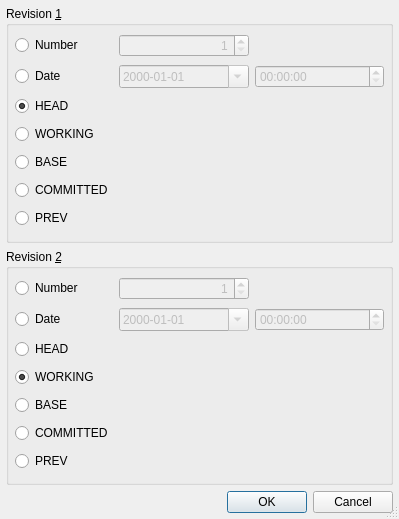
<?xml version="1.0" encoding="UTF-8"?>
<ui version="4.0">
 <class>SvnRevisionSelectionDialog</class>
 <widget class="QDialog" name="SvnRevisionSelectionDialog">
  <property name="geometry">
   <rect>
    <x>0</x>
    <y>0</y>
    <width>399</width>
    <height>519</height>
   </rect>
  </property>
  <property name="windowTitle">
   <string>Subversion Diff</string>
  </property>
  <property name="sizeGripEnabled">
   <bool>true</bool>
  </property>
  <layout class="QVBoxLayout">
   <item>
    <widget class="QGroupBox" name="rev1GroupBox">
     <property name="title">
      <string>Revision &amp;1</string>
     </property>
     <layout class="QGridLayout">
      <item row="6" column="0">
       <widget class="QRadioButton" name="prev1Button">
        <property name="toolTip">
         <string>Select revision before last commit</string>
        </property>
        <property name="text">
         <string>PREV</string>
        </property>
       </widget>
      </item>
      <item row="5" column="0">
       <widget class="QRadioButton" name="committed1Button">
        <property name="toolTip">
         <string>Select last committed revision</string>
        </property>
        <property name="text">
         <string>COMMITTED</string>
        </property>
       </widget>
      </item>
      <item row="4" column="0">
       <widget class="QRadioButton" name="base1Button">
        <property name="toolTip">
         <string>Select base revision</string>
        </property>
        <property name="text">
         <string>BASE</string>
        </property>
       </widget>
      </item>
      <item row="2" column="0">
       <widget class="QRadioButton" name="head1Button">
        <property name="toolTip">
         <string>Select head revision of repository</string>
        </property>
        <property name="text">
         <string>HEAD</string>
        </property>
        <property name="checked">
         <bool>true</bool>
        </property>
       </widget>
      </item>
      <item row="3" column="0">
       <widget class="QRadioButton" name="working1Button">
        <property name="toolTip">
         <string>Select working revision</string>
        </property>
        <property name="text">
         <string>WORKING</string>
        </property>
        <property name="checked">
         <bool>false</bool>
        </property>
       </widget>
      </item>
      <item row="0" column="1">
       <widget class="QSpinBox" name="number1SpinBox">
        <property name="enabled">
         <bool>false</bool>
        </property>
        <property name="sizePolicy">
         <sizepolicy hsizetype="Expanding" vsizetype="Fixed">
          <horstretch>0</horstretch>
          <verstretch>0</verstretch>
         </sizepolicy>
        </property>
        <property name="toolTip">
         <string>Enter a revision number</string>
        </property>
        <property name="alignment">
         <set>Qt::AlignRight</set>
        </property>
        <property name="minimum">
         <number>1</number>
        </property>
        <property name="maximum">
         <number>999999999</number>
        </property>
       </widget>
      </item>
      <item row="1" column="2">
       <widget class="QTimeEdit" name="time1Edit">
        <property name="enabled">
         <bool>false</bool>
        </property>
        <property name="toolTip">
         <string>Enter time of revision</string>
        </property>
       </widget>
      </item>
      <item row="1" column="1">
       <widget class="QDateEdit" name="date1Edit">
        <property name="enabled">
         <bool>false</bool>
        </property>
        <property name="toolTip">
         <string>Enter date of revision</string>
        </property>
        <property name="displayFormat">
         <string>yyyy-MM-dd</string>
        </property>
        <property name="calendarPopup">
         <bool>true</bool>
        </property>
       </widget>
      </item>
      <item row="0" column="2">
       <spacer>
        <property name="orientation">
         <enum>Qt::Horizontal</enum>
        </property>
        <property name="sizeHint" stdset="0">
         <size>
          <width>40</width>
          <height>20</height>
         </size>
        </property>
       </spacer>
      </item>
      <item row="0" column="0">
       <widget class="QRadioButton" name="number1Button">
        <property name="toolTip">
         <string>Select to specify a revision by number</string>
        </property>
        <property name="text">
         <string>Number</string>
        </property>
       </widget>
      </item>
      <item row="1" column="0">
       <widget class="QRadioButton" name="date1Button">
        <property name="toolTip">
         <string>Select to specify a revision by date and time</string>
        </property>
        <property name="text">
         <string>Date</string>
        </property>
       </widget>
      </item>
     </layout>
    </widget>
   </item>
   <item>
    <widget class="QGroupBox" name="rev2GroupBox">
     <property name="title">
      <string>Revision &amp;2</string>
     </property>
     <layout class="QGridLayout">
      <item row="6" column="0">
       <widget class="QRadioButton" name="prev2Button">
        <property name="toolTip">
         <string>Select revision before last commit</string>
        </property>
        <property name="text">
         <string>PREV</string>
        </property>
       </widget>
      </item>
      <item row="5" column="0">
       <widget class="QRadioButton" name="committed2Button">
        <property name="toolTip">
         <string>Select last committed revision</string>
        </property>
        <property name="text">
         <string>COMMITTED</string>
        </property>
       </widget>
      </item>
      <item row="4" column="0">
       <widget class="QRadioButton" name="base2Button">
        <property name="toolTip">
         <string>Select base revision</string>
        </property>
        <property name="text">
         <string>BASE</string>
        </property>
       </widget>
      </item>
      <item row="2" column="0">
       <widget class="QRadioButton" name="head2Button">
        <property name="toolTip">
         <string>Select head revision of repository</string>
        </property>
        <property name="text">
         <string>HEAD</string>
        </property>
        <property name="checked">
         <bool>false</bool>
        </property>
       </widget>
      </item>
      <item row="3" column="0">
       <widget class="QRadioButton" name="working2Button">
        <property name="toolTip">
         <string>Select working revision</string>
        </property>
        <property name="text">
         <string>WORKING</string>
        </property>
        <property name="checked">
         <bool>true</bool>
        </property>
       </widget>
      </item>
      <item row="0" column="1">
       <widget class="QSpinBox" name="number2SpinBox">
        <property name="enabled">
         <bool>false</bool>
        </property>
        <property name="sizePolicy">
         <sizepolicy hsizetype="Expanding" vsizetype="Fixed">
          <horstretch>0</horstretch>
          <verstretch>0</verstretch>
         </sizepolicy>
        </property>
        <property name="toolTip">
         <string>Enter a revision number</string>
        </property>
        <property name="alignment">
         <set>Qt::AlignRight</set>
        </property>
        <property name="minimum">
         <number>1</number>
        </property>
        <property name="maximum">
         <number>999999999</number>
        </property>
       </widget>
      </item>
      <item row="1" column="2">
       <widget class="QTimeEdit" name="time2Edit">
        <property name="enabled">
         <bool>false</bool>
        </property>
        <property name="toolTip">
         <string>Enter time of revision</string>
        </property>
       </widget>
      </item>
      <item row="1" column="1">
       <widget class="QDateEdit" name="date2Edit">
        <property name="enabled">
         <bool>false</bool>
        </property>
        <property name="toolTip">
         <string>Enter date of revision</string>
        </property>
        <property name="displayFormat">
         <string>yyyy-MM-dd</string>
        </property>
        <property name="calendarPopup">
         <bool>true</bool>
        </property>
       </widget>
      </item>
      <item row="0" column="2">
       <spacer>
        <property name="orientation">
         <enum>Qt::Horizontal</enum>
        </property>
        <property name="sizeHint" stdset="0">
         <size>
          <width>40</width>
          <height>20</height>
         </size>
        </property>
       </spacer>
      </item>
      <item row="0" column="0">
       <widget class="QRadioButton" name="number2Button">
        <property name="toolTip">
         <string>Select to specify a revision by number</string>
        </property>
        <property name="text">
         <string>Number</string>
        </property>
       </widget>
      </item>
      <item row="1" column="0">
       <widget class="QRadioButton" name="date2Button">
        <property name="toolTip">
         <string>Select to specify a revision by date and time</string>
        </property>
        <property name="text">
         <string>Date</string>
        </property>
       </widget>
      </item>
     </layout>
    </widget>
   </item>
   <item>
    <widget class="QDialogButtonBox" name="buttonBox">
     <property name="orientation">
      <enum>Qt::Horizontal</enum>
     </property>
     <property name="standardButtons">
      <set>QDialogButtonBox::Cancel|QDialogButtonBox::Ok</set>
     </property>
    </widget>
   </item>
  </layout>
 </widget>
 <layoutdefault spacing="6" margin="6"/>
 <pixmapfunction>qPixmapFromMimeSource</pixmapfunction>
 <tabstops>
  <tabstop>number1Button</tabstop>
  <tabstop>number1SpinBox</tabstop>
  <tabstop>date1Button</tabstop>
  <tabstop>date1Edit</tabstop>
  <tabstop>time1Edit</tabstop>
  <tabstop>head1Button</tabstop>
  <tabstop>working1Button</tabstop>
  <tabstop>base1Button</tabstop>
  <tabstop>committed1Button</tabstop>
  <tabstop>prev1Button</tabstop>
  <tabstop>number2Button</tabstop>
  <tabstop>number2SpinBox</tabstop>
  <tabstop>date2Button</tabstop>
  <tabstop>date2Edit</tabstop>
  <tabstop>time2Edit</tabstop>
  <tabstop>head2Button</tabstop>
  <tabstop>working2Button</tabstop>
  <tabstop>base2Button</tabstop>
  <tabstop>committed2Button</tabstop>
  <tabstop>prev2Button</tabstop>
  <tabstop>buttonBox</tabstop>
 </tabstops>
 <resources/>
 <connections>
  <connection>
   <sender>buttonBox</sender>
   <signal>accepted()</signal>
   <receiver>SvnRevisionSelectionDialog</receiver>
   <slot>accept()</slot>
   <hints>
    <hint type="sourcelabel">
     <x>27</x>
     <y>512</y>
    </hint>
    <hint type="destinationlabel">
     <x>21</x>
     <y>143</y>
    </hint>
   </hints>
  </connection>
  <connection>
   <sender>buttonBox</sender>
   <signal>rejected()</signal>
   <receiver>SvnRevisionSelectionDialog</receiver>
   <slot>reject()</slot>
   <hints>
    <hint type="sourcelabel">
     <x>79</x>
     <y>512</y>
    </hint>
    <hint type="destinationlabel">
     <x>73</x>
     <y>140</y>
    </hint>
   </hints>
  </connection>
  <connection>
   <sender>number1Button</sender>
   <signal>toggled(bool)</signal>
   <receiver>number1SpinBox</receiver>
   <slot>setEnabled(bool)</slot>
   <hints>
    <hint type="sourcelabel">
     <x>62</x>
     <y>45</y>
    </hint>
    <hint type="destinationlabel">
     <x>148</x>
     <y>43</y>
    </hint>
   </hints>
  </connection>
  <connection>
   <sender>date1Button</sender>
   <signal>toggled(bool)</signal>
   <receiver>date1Edit</receiver>
   <slot>setEnabled(bool)</slot>
   <hints>
    <hint type="sourcelabel">
     <x>70</x>
     <y>77</y>
    </hint>
    <hint type="destinationlabel">
     <x>136</x>
     <y>74</y>
    </hint>
   </hints>
  </connection>
  <connection>
   <sender>date1Button</sender>
   <signal>toggled(bool)</signal>
   <receiver>time1Edit</receiver>
   <slot>setEnabled(bool)</slot>
   <hints>
    <hint type="sourcelabel">
     <x>16</x>
     <y>74</y>
    </hint>
    <hint type="destinationlabel">
     <x>257</x>
     <y>74</y>
    </hint>
   </hints>
  </connection>
  <connection>
   <sender>number2Button</sender>
   <signal>toggled(bool)</signal>
   <receiver>number2SpinBox</receiver>
   <slot>setEnabled(bool)</slot>
   <hints>
    <hint type="sourcelabel">
     <x>32</x>
     <y>281</y>
    </hint>
    <hint type="destinationlabel">
     <x>128</x>
     <y>283</y>
    </hint>
   </hints>
  </connection>
  <connection>
   <sender>date2Button</sender>
   <signal>toggled(bool)</signal>
   <receiver>date2Edit</receiver>
   <slot>setEnabled(bool)</slot>
   <hints>
    <hint type="sourcelabel">
     <x>49</x>
     <y>310</y>
    </hint>
    <hint type="destinationlabel">
     <x>134</x>
     <y>310</y>
    </hint>
   </hints>
  </connection>
  <connection>
   <sender>date2Button</sender>
   <signal>toggled(bool)</signal>
   <receiver>time2Edit</receiver>
   <slot>setEnabled(bool)</slot>
   <hints>
    <hint type="sourcelabel">
     <x>55</x>
     <y>322</y>
    </hint>
    <hint type="destinationlabel">
     <x>264</x>
     <y>320</y>
    </hint>
   </hints>
  </connection>
 </connections>
</ui>
